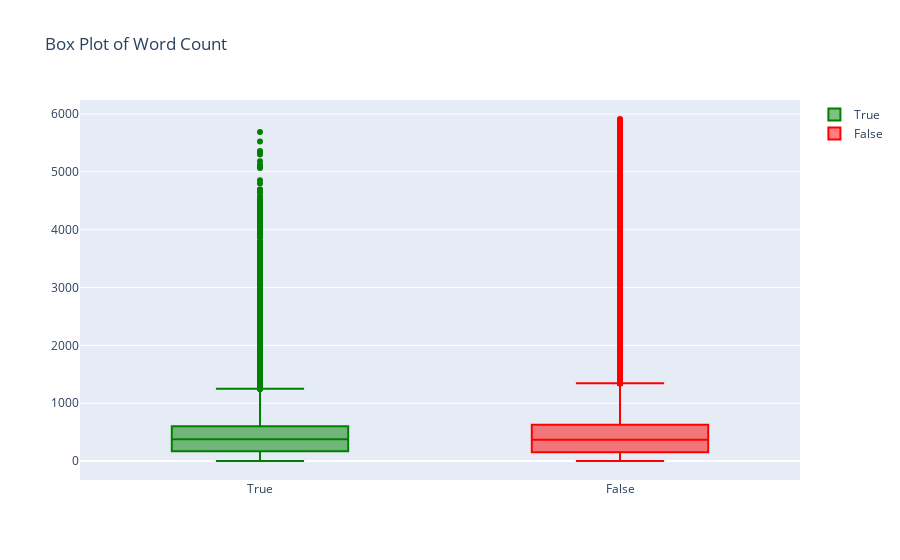

The code cell stored with this chart in its notebook:
### Code cell
#Box Plot of Word Count
fg=go.Figure()
fg.add_trace(go.Box(y=list(news1[news1['category']==1]['word_count']),marker_color='green',name='True'))
fg.add_trace(go.Box(y=list(news1[news1['category']==0]['word_count']),marker_color='red',name='False'))
fg.update_layout({'title':'Box Plot of Word Count '})
fg.show()

### Figure 1 — Plotly figure (JSON) as saved in the notebook; plotly's stock layout.template omitted (floating-point values rounded to 4 significant figures; data arrays with more than 128 entries replaced by an {"elided": "..."} marker saying what was removed)
{"data": [{"marker": {"color": "green"}, "name": "True", "type": "box", "y": {"elided": "31748 int values"}}, {"marker": {"color": "red"}, "name": "False", "type": "box", "y": {"elided": "51877 int values"}}], "layout": {"title": {"text": "Box Plot of Word Count "}}}
